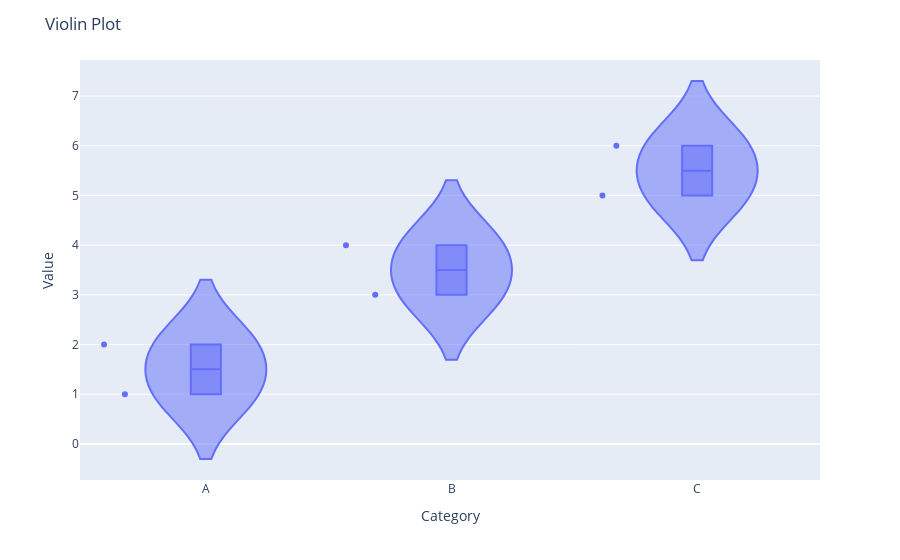

The code cell stored with this chart in its notebook:
### Code cell
import pandas as pd
import plotly.express as px

# Example DataFrame
data = {
    'category': ['A', 'A', 'B', 'B', 'C', 'C'],
    'value': [1, 2, 3, 4, 5, 6]
}

df = pd.DataFrame(data)

# Create violin plot using Plotly
fig = px.violin(df, y='value', x='category', box=True, points='all', hover_data=df.columns)
fig.update_layout(title='Violin Plot', xaxis_title='Category', yaxis_title='Value')
fig.show()

### Figure 1 — Plotly figure (JSON) as saved in the notebook; plotly's stock layout.template omitted (floating-point values rounded to 4 significant figures)
{"data": [{"alignmentgroup": "True", "box": {"visible": true}, "hovertemplate": "category=%{x}<br>value=%{y}<extra></extra>", "legendgroup": "", "marker": {"color": "#636efa"}, "name": "", "offsetgroup": "", "orientation": "v", "points": "all", "scalegroup": "True", "showlegend": false, "type": "violin", "x": ["A", "A", "B", "B", "C", "C"], "x0": " ", "xaxis": "x", "y": [1, 2, 3, 4, 5, 6], "y0": " ", "yaxis": "y"}], "layout": {"legend": {"tracegroupgap": 0}, "margin": {"t": 60}, "title": {"text": "Violin Plot"}, "violinmode": "group", "xaxis": {"anchor": "y", "domain": [0, 1], "title": {"text": "Category"}}, "yaxis": {"anchor": "x", "domain": [0, 1], "title": {"text": "Value"}}}}
